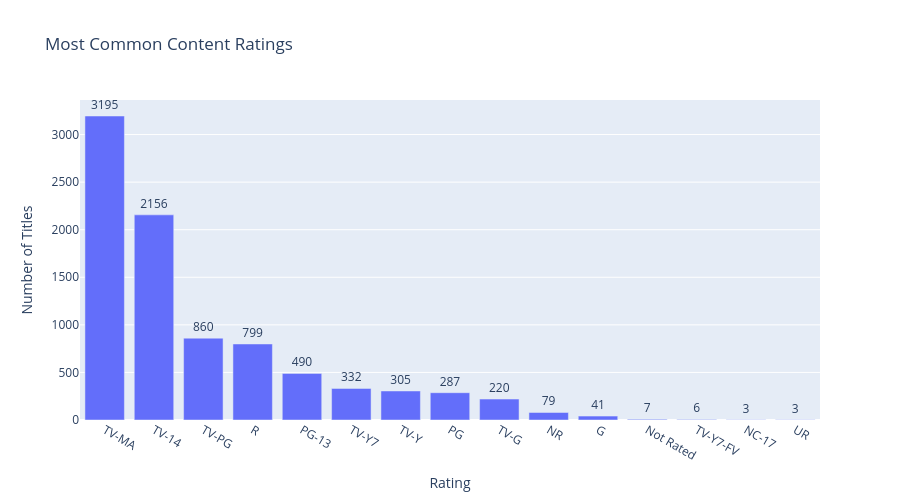

Notebook code for this chart:
### Code cell
#Most common ratings generally
rating_counts = df['rating'].value_counts().reset_index()
rating_counts.columns = ['Rating', 'Count']

fig = px.bar(rating_counts, x='Rating', y='Count', text='Count',
             title='Most Common Content Ratings')
fig.update_traces(textposition='outside')
fig.update_layout(xaxis_title='Rating', yaxis_title='Number of Titles', height=500)
fig.show()

### Figure 1 — Plotly figure (JSON) as saved in the notebook; plotly's stock layout.template omitted (floating-point values rounded to 4 significant figures)
{"data": [{"hovertemplate": "Rating=%{x}<br>Count=%{text}<extra></extra>", "legendgroup": "", "marker": {"color": "#636efa", "pattern": {"shape": ""}}, "name": "", "orientation": "v", "showlegend": false, "text": [3195.0, 2156.0, 860.0, 799.0, 490.0, 332.0, 305.0, 287.0, 220.0, 79.0, 41.0, 7.0, 6.0, 3.0, 3.0], "textposition": "outside", "type": "bar", "x": ["TV-MA", "TV-14", "TV-PG", "R", "PG-13", "TV-Y7", "TV-Y", "PG", "TV-G", "NR", "G", "Not Rated", "TV-Y7-FV", "NC-17", "UR"], "xaxis": "x", "y": [3195, 2156, 860, 799, 490, 332, 305, 287, 220, 79, 41, 7, 6, 3, 3], "yaxis": "y"}], "layout": {"barmode": "relative", "height": 500, "legend": {"tracegroupgap": 0}, "title": {"text": "Most Common Content Ratings"}, "xaxis": {"anchor": "y", "domain": [0, 1], "title": {"text": "Rating"}}, "yaxis": {"anchor": "x", "domain": [0, 1], "title": {"text": "Number of Titles"}}}}
